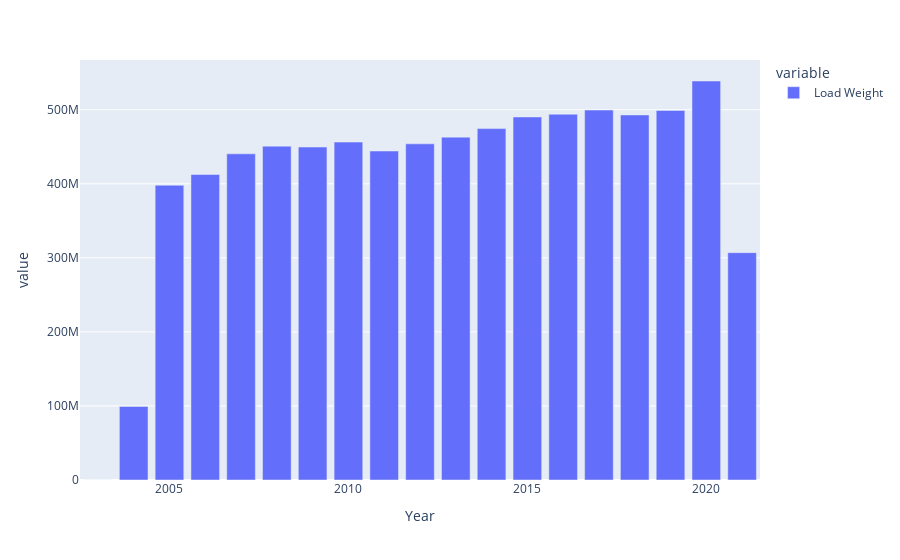

This figure's notebook cell:
### Code cell
fig = px.bar(waste_aust.groupby(waste_aust['Year'])[['Load Weight']].sum())
fig.show()

### Figure 1 — Plotly figure (JSON) as saved in the notebook; plotly's stock layout.template omitted (floating-point values rounded to 4 significant figures)
{"data": [{"alignmentgroup": "True", "hovertemplate": "variable=Load Weight<br>Year=%{x}<br>value=%{y}<extra></extra>", "legendgroup": "Load Weight", "marker": {"color": "#636efa"}, "name": "Load Weight", "offsetgroup": "Load Weight", "orientation": "v", "showlegend": true, "textposition": "auto", "type": "bar", "x": [2003, 2004, 2005, 2006, 2007, 2008, 2009, 2010, 2011, 2012, 2013, 2014, 2015, 2016, 2017, 2018, 2019, 2020, 2021], "xaxis": "x", "y": [20170, 99346378, 398012575, 412515747, 440441272, 450824745, 449602114, 456267167, 444258447, 453948497, 463013696, 474508545, 490251666, 493954055, 499560903, 492978536, 499006818, 538809275, 307000000.0], "yaxis": "y"}], "layout": {"barmode": "relative", "legend": {"title": {"text": "variable"}, "tracegroupgap": 0}, "margin": {"t": 60}, "xaxis": {"anchor": "y", "domain": [0, 1], "title": {"text": "Year"}}, "yaxis": {"anchor": "x", "domain": [0, 1], "title": {"text": "value"}}}}
